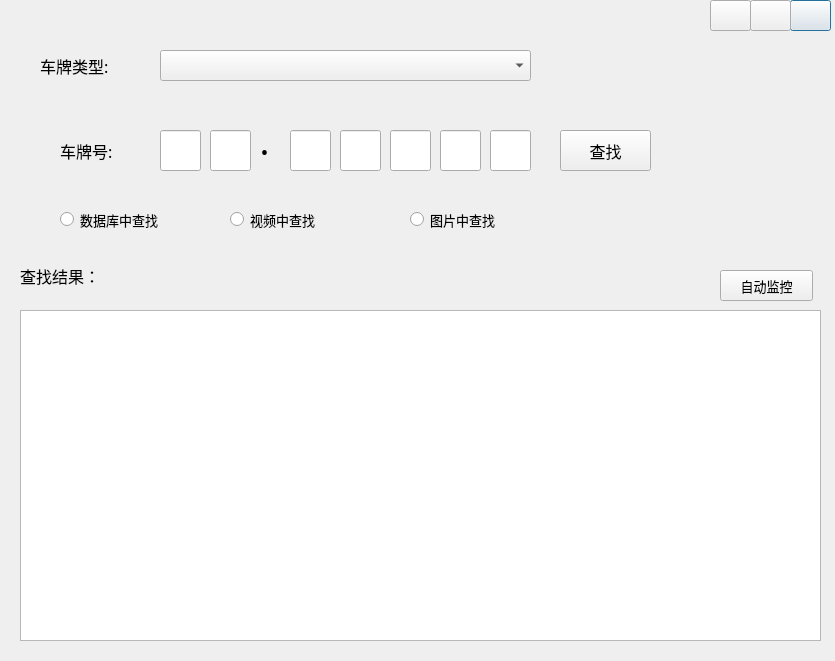
<?xml version="1.0" encoding="UTF-8"?>
<ui version="4.0">
 <class>Search</class>
 <widget class="QDialog" name="Search">
  <property name="geometry">
   <rect>
    <x>0</x>
    <y>0</y>
    <width>835</width>
    <height>661</height>
   </rect>
  </property>
  <property name="font">
   <font>
    <family>微软雅黑</family>
    <pointsize>10</pointsize>
   </font>
  </property>
  <property name="windowTitle">
   <string>Dialog</string>
  </property>
  <widget class="QPushButton" name="pushButton">
   <property name="geometry">
    <rect>
     <x>790</x>
     <y>0</y>
     <width>41</width>
     <height>31</height>
    </rect>
   </property>
   <property name="text">
    <string/>
   </property>
  </widget>
  <widget class="QPushButton" name="pushButton_2">
   <property name="geometry">
    <rect>
     <x>750</x>
     <y>0</y>
     <width>41</width>
     <height>31</height>
    </rect>
   </property>
   <property name="text">
    <string/>
   </property>
  </widget>
  <widget class="QPushButton" name="pushButton_3">
   <property name="geometry">
    <rect>
     <x>710</x>
     <y>0</y>
     <width>41</width>
     <height>31</height>
    </rect>
   </property>
   <property name="text">
    <string/>
   </property>
  </widget>
  <widget class="QPushButton" name="pushButton_4">
   <property name="geometry">
    <rect>
     <x>560</x>
     <y>130</y>
     <width>91</width>
     <height>41</height>
    </rect>
   </property>
   <property name="font">
    <font>
     <family>微软雅黑</family>
     <pointsize>12</pointsize>
    </font>
   </property>
   <property name="text">
    <string>查找</string>
   </property>
  </widget>
  <widget class="QLineEdit" name="lineEdit_1">
   <property name="geometry">
    <rect>
     <x>160</x>
     <y>130</y>
     <width>41</width>
     <height>41</height>
    </rect>
   </property>
   <property name="font">
    <font>
     <pointsize>20</pointsize>
    </font>
   </property>
  </widget>
  <widget class="QLabel" name="label">
   <property name="geometry">
    <rect>
     <x>250</x>
     <y>130</y>
     <width>41</width>
     <height>41</height>
    </rect>
   </property>
   <property name="font">
    <font>
     <family>微软雅黑</family>
     <pointsize>28</pointsize>
    </font>
   </property>
   <property name="text">
    <string> ·</string>
   </property>
  </widget>
  <widget class="QRadioButton" name="radioButton">
   <property name="geometry">
    <rect>
     <x>60</x>
     <y>210</y>
     <width>131</width>
     <height>19</height>
    </rect>
   </property>
   <property name="text">
    <string>数据库中查找</string>
   </property>
  </widget>
  <widget class="QRadioButton" name="radioButton_2">
   <property name="geometry">
    <rect>
     <x>230</x>
     <y>210</y>
     <width>115</width>
     <height>19</height>
    </rect>
   </property>
   <property name="text">
    <string>视频中查找</string>
   </property>
  </widget>
  <widget class="QRadioButton" name="radioButton_3">
   <property name="geometry">
    <rect>
     <x>410</x>
     <y>210</y>
     <width>115</width>
     <height>19</height>
    </rect>
   </property>
   <property name="text">
    <string>图片中查找</string>
   </property>
  </widget>
  <widget class="QLabel" name="label_2">
   <property name="geometry">
    <rect>
     <x>20</x>
     <y>260</y>
     <width>111</width>
     <height>31</height>
    </rect>
   </property>
   <property name="font">
    <font>
     <pointsize>12</pointsize>
    </font>
   </property>
   <property name="text">
    <string>查找结果：</string>
   </property>
  </widget>
  <widget class="QLineEdit" name="lineEdit_2">
   <property name="geometry">
    <rect>
     <x>210</x>
     <y>130</y>
     <width>41</width>
     <height>41</height>
    </rect>
   </property>
   <property name="font">
    <font>
     <pointsize>20</pointsize>
    </font>
   </property>
  </widget>
  <widget class="QLineEdit" name="lineEdit_3">
   <property name="geometry">
    <rect>
     <x>290</x>
     <y>130</y>
     <width>41</width>
     <height>41</height>
    </rect>
   </property>
   <property name="font">
    <font>
     <pointsize>20</pointsize>
    </font>
   </property>
  </widget>
  <widget class="QLineEdit" name="lineEdit_4">
   <property name="geometry">
    <rect>
     <x>340</x>
     <y>130</y>
     <width>41</width>
     <height>41</height>
    </rect>
   </property>
   <property name="font">
    <font>
     <pointsize>20</pointsize>
    </font>
   </property>
  </widget>
  <widget class="QLineEdit" name="lineEdit_5">
   <property name="geometry">
    <rect>
     <x>390</x>
     <y>130</y>
     <width>41</width>
     <height>41</height>
    </rect>
   </property>
   <property name="font">
    <font>
     <pointsize>20</pointsize>
    </font>
   </property>
  </widget>
  <widget class="QLineEdit" name="lineEdit_6">
   <property name="geometry">
    <rect>
     <x>440</x>
     <y>130</y>
     <width>41</width>
     <height>41</height>
    </rect>
   </property>
   <property name="font">
    <font>
     <pointsize>20</pointsize>
    </font>
   </property>
  </widget>
  <widget class="QLineEdit" name="lineEdit_7">
   <property name="geometry">
    <rect>
     <x>490</x>
     <y>130</y>
     <width>41</width>
     <height>41</height>
    </rect>
   </property>
   <property name="font">
    <font>
     <pointsize>20</pointsize>
    </font>
   </property>
  </widget>
  <widget class="QTableView" name="tableView">
   <property name="geometry">
    <rect>
     <x>20</x>
     <y>310</y>
     <width>801</width>
     <height>331</height>
    </rect>
   </property>
  </widget>
  <widget class="QLabel" name="label_3">
   <property name="geometry">
    <rect>
     <x>150</x>
     <y>270</y>
     <width>231</width>
     <height>21</height>
    </rect>
   </property>
   <property name="font">
    <font>
     <pointsize>9</pointsize>
    </font>
   </property>
   <property name="text">
    <string/>
   </property>
  </widget>
  <widget class="QLabel" name="label_4">
   <property name="geometry">
    <rect>
     <x>60</x>
     <y>135</y>
     <width>71</width>
     <height>31</height>
    </rect>
   </property>
   <property name="font">
    <font>
     <pointsize>12</pointsize>
    </font>
   </property>
   <property name="text">
    <string>车牌号:</string>
   </property>
  </widget>
  <widget class="QComboBox" name="comboBox">
   <property name="geometry">
    <rect>
     <x>160</x>
     <y>50</y>
     <width>371</width>
     <height>31</height>
    </rect>
   </property>
  </widget>
  <widget class="QLabel" name="label_5">
   <property name="geometry">
    <rect>
     <x>40</x>
     <y>50</y>
     <width>91</width>
     <height>31</height>
    </rect>
   </property>
   <property name="font">
    <font>
     <pointsize>12</pointsize>
    </font>
   </property>
   <property name="text">
    <string>车牌类型:</string>
   </property>
  </widget>
  <widget class="QPushButton" name="pushButton_5">
   <property name="geometry">
    <rect>
     <x>720</x>
     <y>270</y>
     <width>93</width>
     <height>31</height>
    </rect>
   </property>
   <property name="text">
    <string>自动监控</string>
   </property>
  </widget>
 </widget>
 <resources/>
 <connections/>
</ui>
